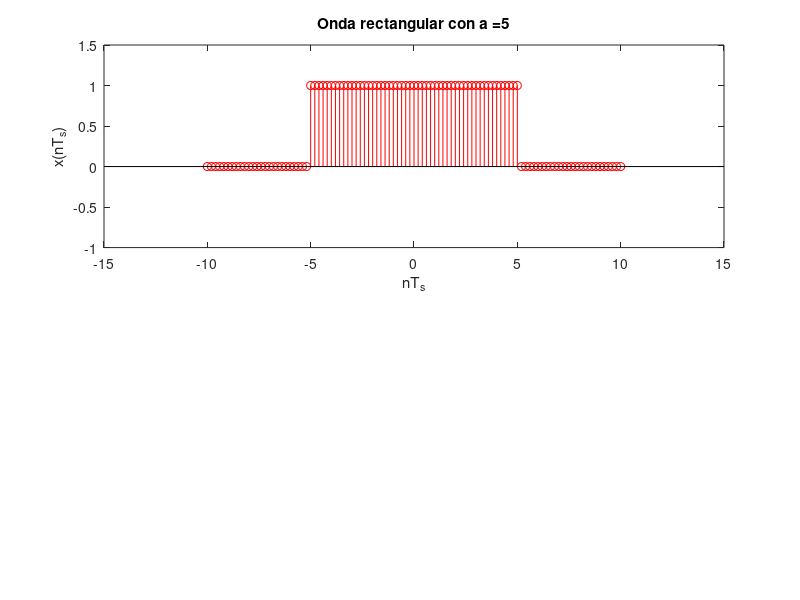

MATLAB code to generate this figure: (Note: this script raises an error after producing the figure.)
function [X, t, f0, fs, Ts, f] = Punto2()
a = input('Ingrese el valor de a = ');
T=2*a;                            % duración de la señal
f0=1;                             % valor de la frecuencia lineal
fs=50*f0; Ts=2*a/fs;                % intervalo de muestreo y frecuencia de muestreo
t= [-2*a:Ts:2*a];                 % vector de tiempo
x= (abs(t)<= a); X=fft(x)*Ts;
Xr = X./Ts;
length(X)
length(Xr)
% pulso rectangular
f= [-length(t)/2+1:length(t)/2];  % vector de frecuencias
subplot(2,1,1); stem(t,x,'-r'); axis([-3*a 3*a -1 1.5]); xlabel('nT_s'); ylabel('x(nT_s)');
title(strcat('Onda rectangular con a = ', num2str(a)));
ax = gca;
ax.XAxisLocation = 'origin';
ax.YAxisLocation = 'origin';
grid;
subplot(2,1,2); stem(f-(0.5),fftshift(abs(X)),'-b'); axis([-length(t)/2 length(t)/2 -.5 2*a]); xlabel('f'); ylabel('|X(f)|');
xlabel('f');
ylabel('|X(f)|');
title('Transformada de Fourier');
grid;
ax = gca;
ax.XAxisLocation = 'origin';
ax.YAxisLocation = 'origin';

end

